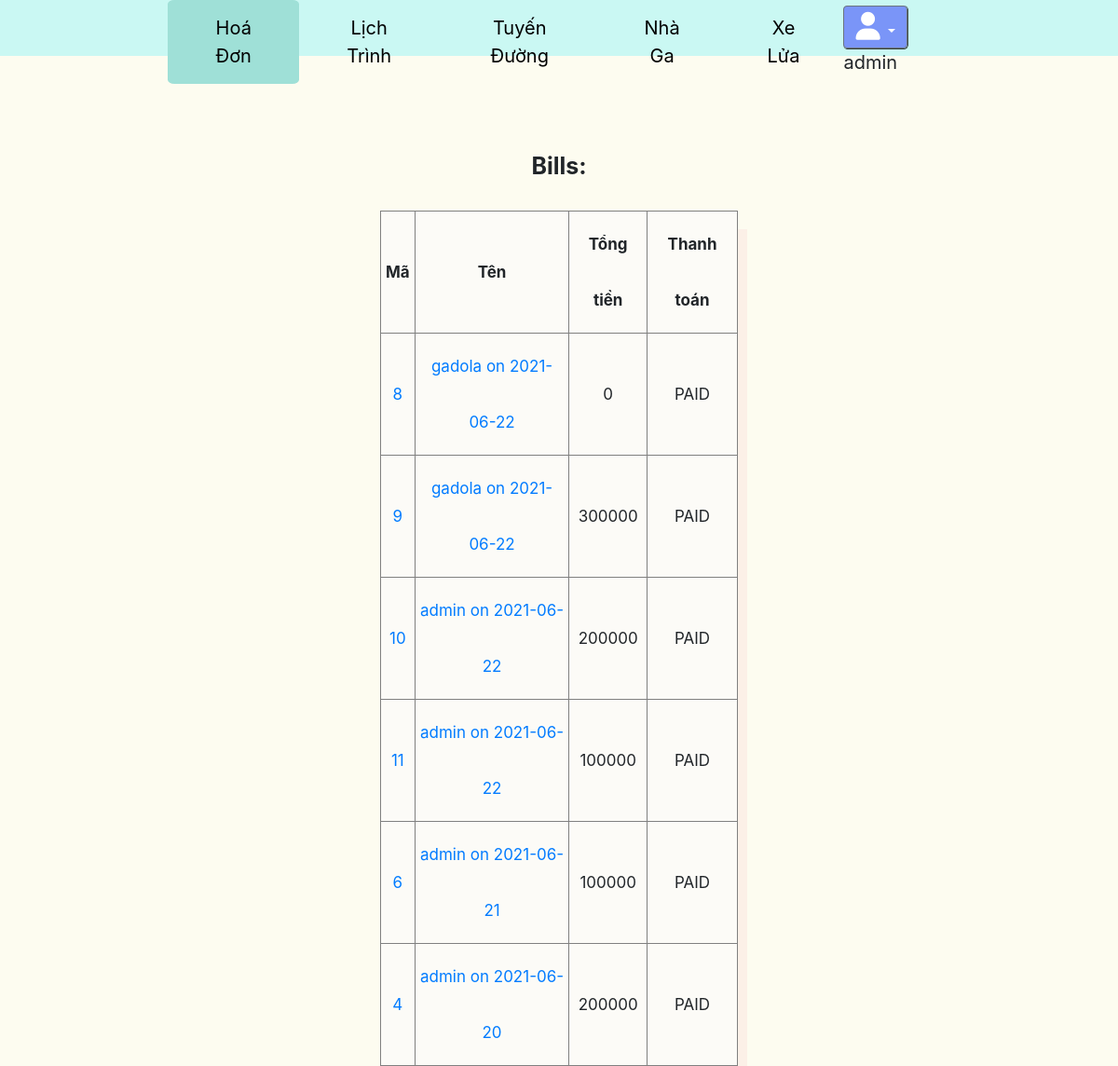
The page /bills/ (signed in) on the database as committed earlier.
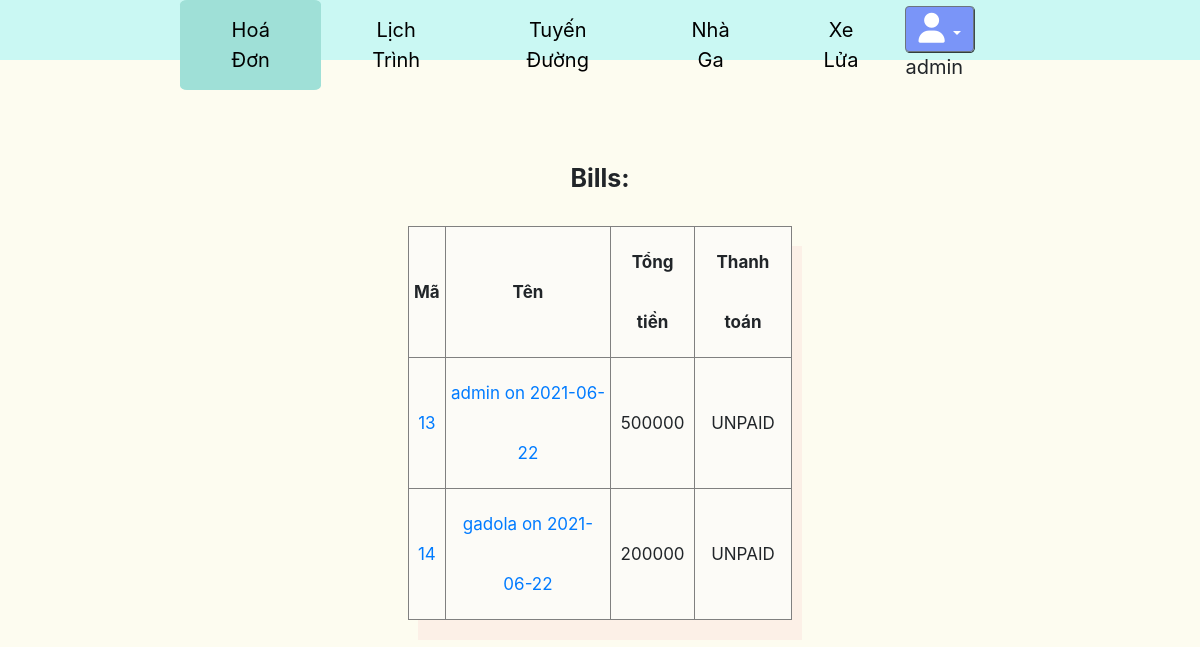
The same page on the database as committed later.
### core/models.py (models this page shows)
class Bill(models.Model):
    user = models.ForeignKey(User, on_delete = models.CASCADE)
    date = models.DateField(auto_now_add = True)
    total = models.IntegerField(default=100000)
    status = models.CharField(choices = STATUS_BILL_CHOICE, default="UNPAID", max_length=10)
    def __str__(self) -> str:
        return self.user.username + " on " + str(self.date)

### core/views.py (the view)
# urls.py: path('bills/', views.get_bill , name='bills'),
@staff_member_required
def get_bill(request):
    bills = Bill.objects.all().order_by('-status','-date')
    context = {
        'bills':bills,
    }
    return render(request,'core/bills.html',context)

### core/templates/core/bills.html (shortened to what this page needs)
{% extends 'core/base_manage.html' %} {% load static %} {% block head %}
<link rel="stylesheet" href="{% static 'css/RTT.css' %}" />
{% endblock head %} {% block contain %}
<div class="main">
  <fieldset>
    <legend id="myLegend">Bills:</legend>
    <table border="1px solid gray">
      <tr border="1px solid gray">
        <th style="padding: 5px">Mã</th>
        <th style="padding: 5px">Tên</th>
        <th style="padding: 5px">Tổng tiền</th>
        <th style="padding: 5px">Thanh toán</th>
      </tr>
      {% for bill in bills %}
      <tr border="1px solid gray">
        <td style="padding: 5px">
          <a href="{% url 'detail_bill' bill.id%}">{{bill.id}}</a>
        </td>
        <td style="padding: 5px">
          <a href="{% url 'detail_bill' bill.id%}">{{bill}}</a>
        </td>
        <td>{{bill.total}}</td>
        <td>{{bill.status}}</td>
      </tr>
      {% endfor %}
    </table>
  </fieldset>
</div>
{% endblock contain %}

Rows that differ between the two databases and show on the page:
removed Bill: id "8", user+date "gadola on 2021-06-22", total "0", status "PAID"
removed Bill: id "9", user+date "gadola on 2021-06-22", total "300000", status "PAID"
removed Bill: id "10", user+date "admin on 2021-06-22", total "200000", status "PAID"
removed Bill: id "11", user+date "admin on 2021-06-22", total "100000", status "PAID"
removed Bill: id "6", user+date "admin on 2021-06-21", total "100000", status "PAID"
removed Bill: id "4", user+date "admin on 2021-06-20", total "200000", status "PAID"
added Bill: id "13", user+date "admin on 2021-06-22", total "500000", status "UNPAID"
added Bill: id "14", user+date "gadola on 2021-06-22", total "200000", status "UNPAID"
